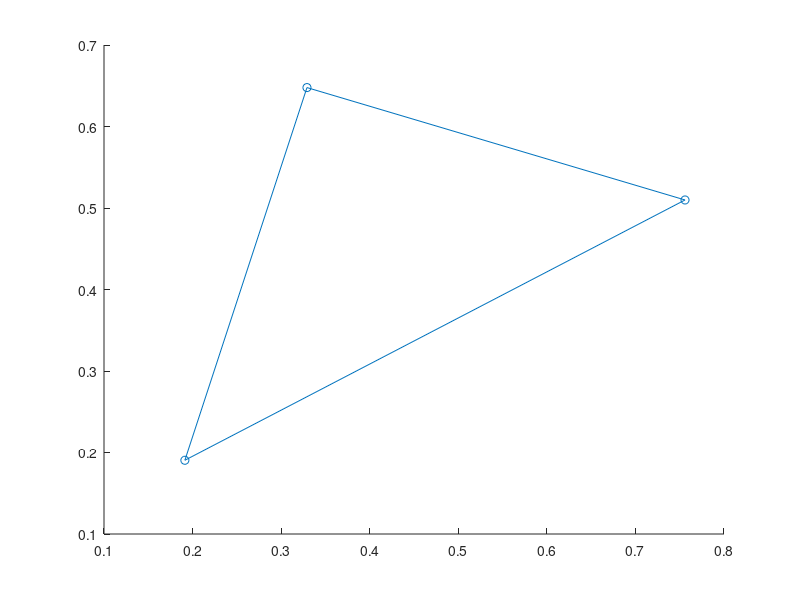

The MATLAB script that drew this image:
n=3;%Number of point
Points=rand(n,2);
if n==1
    scatter(Points(1,1),Points(1,2))
elseif n==2
     scatter(Points(1:2,1),Points(1:2,2));
     hold on;
     line(Points(1:2,1),Points(1:2,2));
elseif n==3
        Points=[Points;Points(1,:)];
         scatter(Points(1:3,1),Points(1:3,2));
         hold on;
         line(Points(1:4,1),Points(1:4,2));
else
    order=[1 2];
    det1=ccw(Points(1,1),Points(1,2),Points(2,1),Points(2,2),Points(3,1),Points(3,2));
    if det1>0
        order=[1 3 2];
    else
        order=[1 2 3];
    end
    for ii=4:n
        
    end
end
